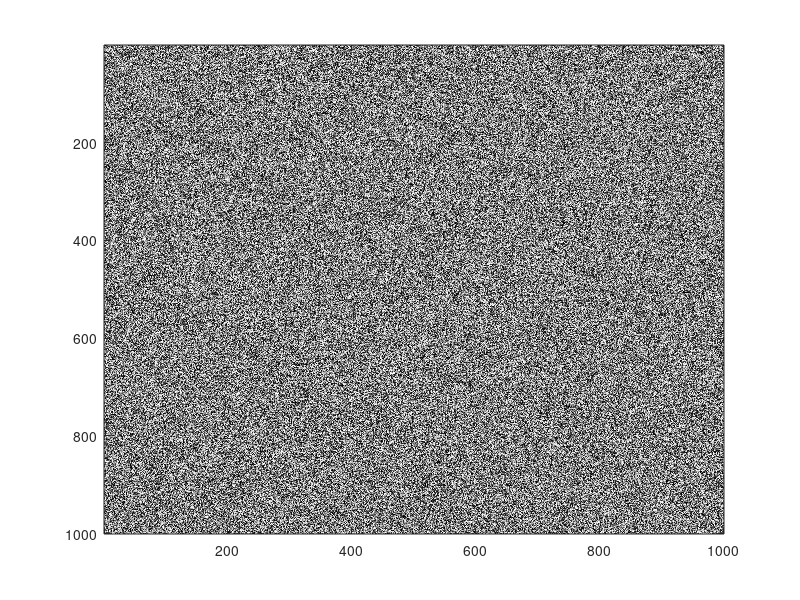

This figure's MATLAB source: (Note: this script raises an error after producing the figure.)
clear;

% Read in the message we want to encode, whitespace at all.
% The encoded message may not have any character taht is not lowercase a-z
% or a space.
fid = fopen('encodedMessage.txt');
string_cell = textscan(fid, '%s', 'whitespace', '');
string_cell = string_cell{1}
string_to_code = char(string_cell(1,1))

n = 1000;
template_size = 16;

colormap('gray')

% Randomly create an image of different gray values.
coded_image = floor(double(rand(n)*255));

% View our newly created image, just for fun
imagesc(coded_image);
imwrite(uint8(coded_image), '../EncodedOutput/coded_image.bmp');

% Create the template images and the number matrix that we will give to
% decode the image.
createTemplateKeySquares(string_to_code, coded_image, n, template_size);